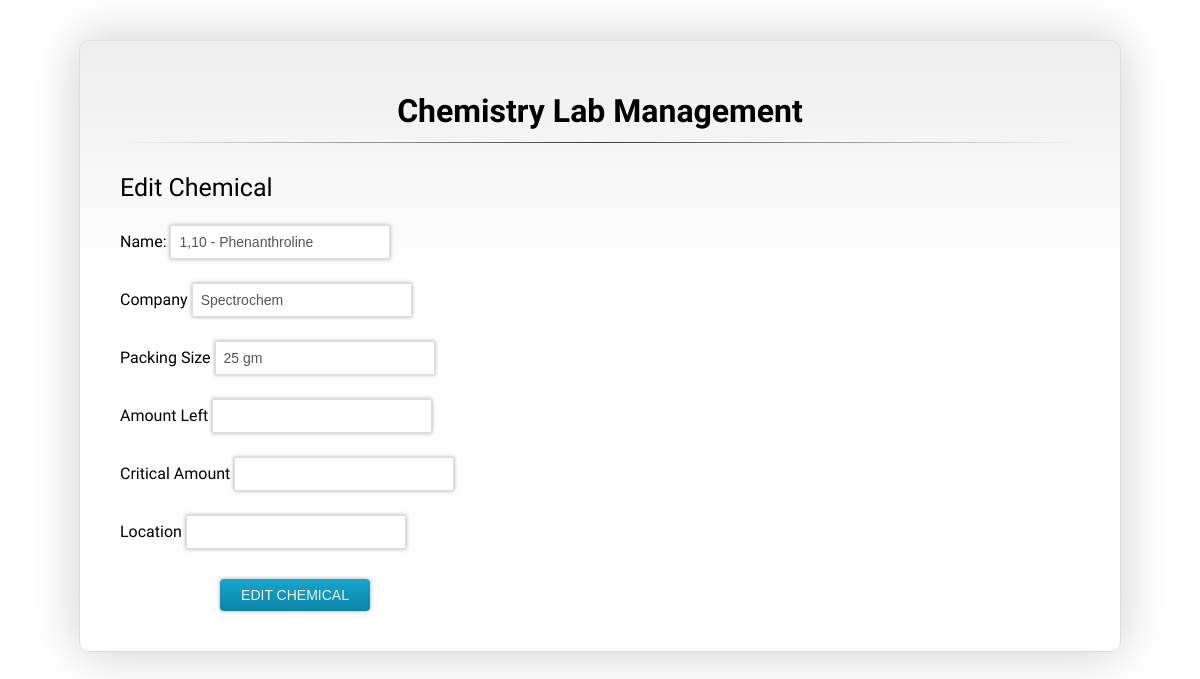
The app's page /edit.php?id=2 (signed in) with its own data.
### tables this page shows
CREATE TABLE `chemicals` (
  `id` int(11) NOT NULL,
  `name` varchar(41) DEFAULT NULL,
  `company` varchar(35) DEFAULT NULL,
  `packing_size` varchar(19) DEFAULT NULL,
  `amount_left` varchar(11) DEFAULT NULL,
  `critical_amount` varchar(15) DEFAULT NULL,
  `location` varchar(8) DEFAULT NULL,
  `formula` varchar(50) NOT NULL,
  `first_aid_measures` longtext NOT NULL,
  `precautions` longtext NOT NULL,
  `storage` longtext NOT NULL,
  `boiling_point` float NOT NULL,
  `melting_point` float NOT NULL,
  `special_remarks_on_reactivity` longtext NOT NULL
);

### edit.php (the view, shortened to what this page needs)
<?php
	$id=$_REQUEST['id'];
	$query = "SELECT * from chemicals where id='".$id."'";
	$result = mysql_query($query);
	$row = mysql_fetch_row($result);
?>
<html>
	<head>
		<link href='css/style.css' rel='stylesheet' type='text/css'>
	</head>
	<body>
<?php
if(isset($_POST['new']) && $_POST['new']==1)
{
$id=$_REQUEST['id'];
$name =$_REQUEST['name'];
$company =$_REQUEST['company'];
$packingsize =$_REQUEST['packingsize'];
$amountleft =$_REQUEST['amountleft'];
$criticalamount =$_REQUEST['criticalamount'];
$location =$_REQUEST['location'];
$update="UPDATE chemicals SET name='".$name."', company='".$company."', packing_size='".$packingsize."', amount_left='".$amountleft."', critical_amount='".$criticalamount."', location='".$location."' WHERE id='".$id."'";
mysql_query($update) or die(mysql_error());
header("Location: lab_admin_screen.php");
$status = "Record Updated Successfully. </br></br><a href='view.php'>View Updated Record</a>";
}else {
?>
<form id="medbuy" method="POST" action="">
	<center>
				<h1>Chemistry Lab Management</h1>
				<hr />
			</center>
	<label for="purchase" style="font-size:25px;">Edit  Chemical</label>
	<br /><br />
	<label for="name">Name:</label>
	<input type="text" name="name" value="<?php echo $row[1];?>" required/>
	<br />
	<label for="company">Company</label>
	<input type="text" name="company" value="<?php echo $row[2];?>" required/>
	<br />
	<label for="packingsize">Packing Size</label>
	<input type="text" name="packingsize" value="<?php echo $row[3];?>" required/>
	<br />
	<label for="amountleft" class="desc">Amount Left</label>
	<input type="text" name="amountleft" pattern="[0-9]+" value="<?php echo $row[4];?>" required/>
	<br />
	<label for="criticalamount" class="desc">Critical Amount</label>
	<input type="text" name="criticalamount" pattern="[0-9]+"  value="<?php echo $row[5];?>" required/>
	<br />
	<label for="saddr" class="desc">Location</label>
	<input type="text" name="location" value="<?php echo $row[6];?>" required/>
	<br />
	<input type="submit" name="submit" value="Edit Chemical" class="submit" id="buysub"/>
</form>
<?php } ?>
	</body>
</html>

### css/style.css (style rules this page uses)
body { margin:0; padding:0; font-family: 'Graduate', Arial, cursive; font-weight:400; }
form { border: 1px solid #ddd; padding: 30px 40px 20px 40px; margin: 40px 0 0 0; width: 960px; height: auto; background: #fff; -webkit-border-radius: 10px; -moz-border-radius: 10px; border-radius: 10px; background: -webkit-gradient(linear, 0% 0%, 0% 40%, from(#EEE), to(#FFFFFF)); background: -moz-linear-gradient(0% 40% 90deg,#FFF, #EEE); -webkit-box-shadow:0px 0 50px #ccc; -moz-box-shadow:0px 0 50px #ccc; box-shadow:0px 0 50px #ccc; margin-left:auto; margin-right:auto; }
input { padding: 8px; margin: 4px 0 20px 0; background: #fff; width: 220px; font-size: 14px; color: #555; border: 1px #ddd solid; -webkit-box-shadow: 0px 0px 4px #aaa; -moz-box-shadow: 0px 0px 4px #aaa; box-shadow: 0px 0px 4px #aaa; -webkit-transition: background 0.3s linear; }
input.submit { width: 150px; color: #eee; text-transform: uppercase; margin-top: 10px; margin-left:100px; background-color: #18a5cc; border: none; -webkit-transition: -webkit-box-shadow 0.3s linear; -moz-border-radius: 4px; -webkit-border-radius: 4px; border-radius: 4px; background: -webkit-gradient(linear, 0% 0%, 0% 100%, from(#18a5cc), to(#0a85a8)); background: -moz-linear-gradient(25% 75% 90deg,#0a85a8, #18a5cc); }
hr { border: 0; height: 1px; margin-top:-10px; margin-bottom:30px; background-image: -webkit-linear-gradient(left, rgba(0,0,0,0), rgba(0,0,0,0.75), rgba(0,0,0,0)); background-image: -moz-linear-gradient(left, rgba(0,0,0,0), rgba(0,0,0,0.75), rgba(0,0,0,0)); background-image: -ms-linear-gradient(left, rgba(0,0,0,0), rgba(0,0,0,0.75), rgba(0,0,0,0)); background-image: -o-linear-gradient(left, rgba(0,0,0,0), rgba(0,0,0,0.75), rgba(0,0,0,0)); }

### records on screen
chemicals: name "1,10 - Phenanthroline", company "Spectrochem", packingsize "25 gm"
